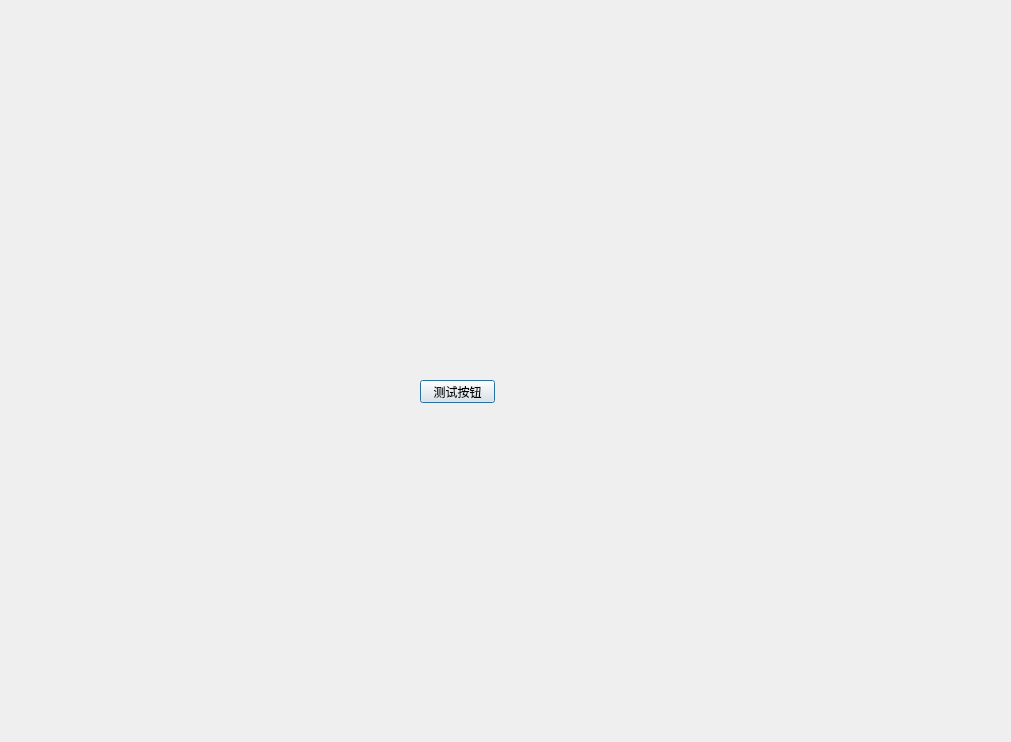
<?xml version="1.0" encoding="UTF-8"?>
<ui version="4.0">
 <class>Dialog</class>
 <widget class="QDialog" name="Dialog">
  <property name="geometry">
   <rect>
    <x>0</x>
    <y>0</y>
    <width>1011</width>
    <height>742</height>
   </rect>
  </property>
  <property name="windowTitle">
   <string>Dialog</string>
  </property>
  <widget class="QPushButton" name="btnDefault">
   <property name="geometry">
    <rect>
     <x>420</x>
     <y>380</y>
     <width>75</width>
     <height>23</height>
    </rect>
   </property>
   <property name="text">
    <string>测试按钮</string>
   </property>
  </widget>
 </widget>
 <resources/>
 <connections/>
</ui>
